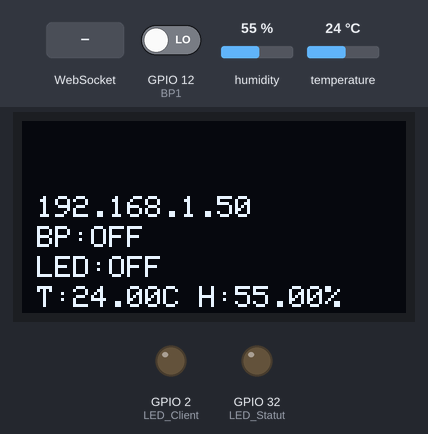
Simulated run of this program. Board: ESP32. Shown: 128×64 one-colour display, output pins drawn as LEDs (lit = HIGH). The test bench sets the inputs (shaded band); at power-on: GPIO 12 (BP1) LOW, humidity 55 %, temperature 24 °C. WiFi joins after 1.5 s; servers stay silent unless stated; storage starts empty; what the program prints to the serial monitor is not drawn.

Above: at 2.7 s.
2.8 s: GPIO 12 (BP1) driven HIGH
At 3.8 s:
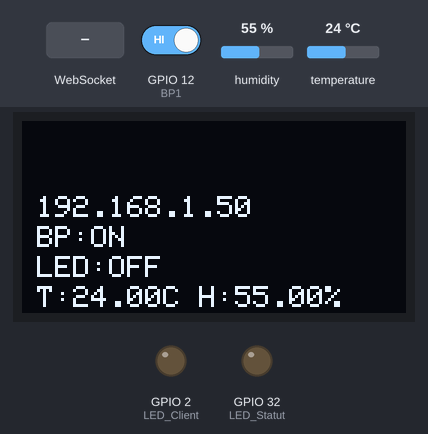
4.6 s: WebSocket text "LEDonoff" received
At 5.7 s:
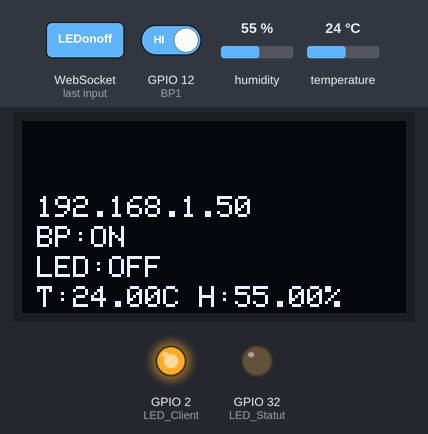
6.2 s: humidity set to 22 %
At 9.1 s:
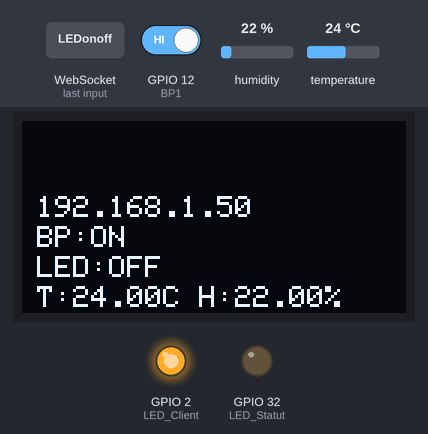
9.4 s: GPIO 12 (BP1) driven LOW
At 9.8 s:
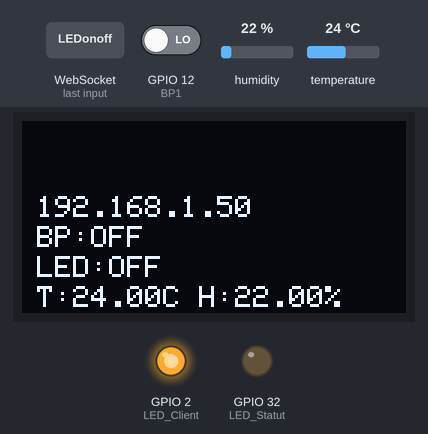
10.9 s: temperature set to 12 °C
At 13.2 s:
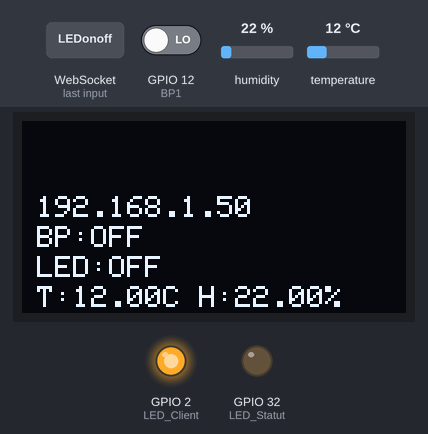
13.6 s: humidity set to 40 %
At 15.1 s:
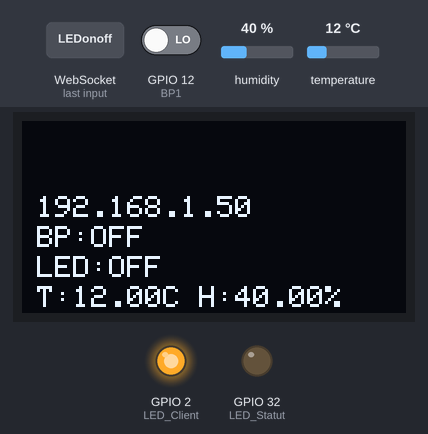
Timing chart, 0 to 16.6 s (numbered marks = the images above; inputs shaded):
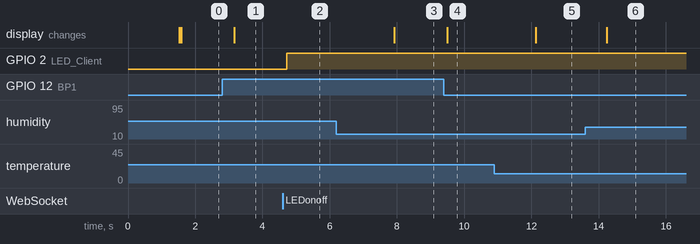

Measured:
- after the input at 2.8 s, the display: changes after 0.36 s (image 1)
- after the input at 4.6 s, GPIO 2 (LED_Client): LOW → HIGH after 0.12 s
- after the input at 6.2 s, the display: changes after 1.7 s (image 3)
- after the input at 9.4 s, the display: changes after 0.09 s (image 4)
- after the input at 10.9 s, the display: changes after 1.2 s (image 5)
- after the input at 13.6 s, the display: changes after 0.64 s (image 6)

The program:

main.cpp
```cpp
#include <Arduino.h>
#include <SPI.h>
#include <Wire.h>
#include "FS.h"
#include <LittleFS.h>
#include <Adafruit_Sensor.h>
#include <Adafruit_GFX.h>
#include <Adafruit_SSD1306.h>
#include <DHT.h>
#include <DHT_U.h>
#include <WiFi.h>
#include <AsyncTCP.h>
#include <ESPAsyncWebServer.h>
#include <WebSocketsServer.h>
#include <ArduinoJson.h>

// DHT
#define DHT22PIN 26
DHT dht(DHT22PIN, DHT22);

//Oled
#define SCREEN_WIDTH 128
#define SCREEN_HEIGHT 64
#define OLED_RESET     -1
Adafruit_SSD1306 display(SCREEN_WIDTH, SCREEN_HEIGHT, &Wire, OLED_RESET);

// Variables pour la connexion wifi
const char* ssid = "Wifi-Abosi";
const char* password = "Nwogburu234";
const char* PARAM_MESSAGE = "message";

// Variables Get
String inputMessage = "";
const char* PARAM_INPUT_1 = "temperature";
const char* PARAM_INPUT_2 = "humi";
const char* PARAM_INPUT_3 = "valeur_bp";

// Variables pour le client
#define BP1 12
#define LED_Statut 32
#define LED_Client 2
float humi;
float temperature;

String valeur_bp = "OFF";
String JSONtxt ="";
String valeur_LED_S ="OFF";

AsyncWebServer server(80);
WebSocketsServer webSocket = WebSocketsServer(81);

void affichage_oled(){
if (digitalRead(BP1) == 1)
    {
      valeur_bp = "ON";
    }
  else {
     valeur_bp ="OFF";
  }
display.clearDisplay();
display.setTextSize(1);
display.setTextColor(WHITE);
display.setCursor(5, 25);
display.println(WiFi.localIP());
display.setCursor(5,35);
display.println("BP:"+valeur_bp);
display.setCursor(5,45);
display.println("LED:"+valeur_LED_S);
display.setCursor(5,55);
display.println("T:"+String(temperature)+"C"+" H:"+String(humi)+"%");
display.display();
}

void notFound(AsyncWebServerRequest *request) {
    request->send(404, "text/plain", "Not found");
}

// Evenement du Websocket server
void webSocketEvent(uint8_t num, WStype_t type, uint8_t *payload, size_t welength)
{
  switch(type) {
        case WStype_DISCONNECTED:
            Serial.println("[WSc] Disconnected!\n");
            if (webSocket.connectedClients()==0)
              digitalWrite(LED_Client,LOW);
              Serial.print("pas de clients connectés");
            break;
        case WStype_CONNECTED:
            Serial.printf("[WSc] Connected to url: %s\n", payload);
            digitalWrite(LED_Client,HIGH);
            // send message to server when Connected
            webSocket.broadcastTXT("Connected");
            break;
  }
  String Donnees_recue = (const char *)payload;
  Serial.print("Données recue = ");
  Serial.println(Donnees_recue);

// Reception des données du client
  if(type == WStype_TEXT) {
    byte separator=Donnees_recue.indexOf('=');
    String var = Donnees_recue.substring(0,separator);
    Serial.print("var= ");
    Serial.println(var);
    String val = Donnees_recue.substring(separator+1);
    Serial.print("val= ");
    Serial.println(val);
    Serial.println(" ");

    if(var == "LEDonoff"){
      if(val == "ON"){
        digitalWrite(LED_Statut,HIGH);
         valeur_LED_S ="ON";}
      else{
          digitalWrite(LED_Statut,LOW);
          valeur_LED_S="OFF";}
    }
}
}

void setup() {
  Serial.begin(115200);

  pinMode(BP1, INPUT_PULLDOWN);
  pinMode(LED_Statut, OUTPUT);
  pinMode(LED_Client, OUTPUT);
  digitalWrite(LED_Statut, LOW);
  digitalWrite(LED_Client, LOW);

  // Connexion Wifi
  WiFi.mode(WIFI_STA);
  WiFi.begin(ssid, password);
  if (WiFi.waitForConnectResult() != WL_CONNECTED) {
    Serial.printf("WiFi Failed!\n");
    return;
  }

  Serial.print("IP Address: ");
  Serial.println(WiFi.localIP());
  dht.begin();

  // Implémentation de litlle FS
  if(!LITTLEFS.begin(true)){
  Serial.println("An Error has occurred while mounting LITTLEFS");
  }
  server.on("/", HTTP_GET, [](AsyncWebServerRequest *request){
  request->send(LITTLEFS, "/index.html","text/html",false);
  });

  server.on("/index.css", HTTP_GET, [](AsyncWebServerRequest *request){
  request->send(LITTLEFS,"/index.css","text/css",false);
  });

  server.on("/index.js", HTTP_GET, [](AsyncWebServerRequest *request){
  request->send(LITTLEFS,"/index.js","text/js",false);
  });

  // Get request
  server.on("/get", HTTP_GET, [] (AsyncWebServerRequest *request) {
    if (request->hasParam(PARAM_INPUT_1)) {
      inputMessage = request->getParam(PARAM_INPUT_1)->value();
      Serial.println("Get request:"+inputMessage);
      request->send(200, "text/html", String(temperature));
    }
    if (request->hasParam(PARAM_INPUT_2)) {
      inputMessage = request->getParam(PARAM_INPUT_2)->value();
      Serial.println("Get request:"+inputMessage);
      request->send(200, "text/html", String(humi));
    }
    if (request->hasParam(PARAM_INPUT_3)) {
      inputMessage = request->getParam(PARAM_INPUT_3)->value();
      Serial.println("Get request:"+inputMessage);
      request->send(200, "text/html", String(valeur_bp));
    }
  });

 // Post request
  server.on("/post", HTTP_POST, [](AsyncWebServerRequest *request){
    String message;
    if (request->hasParam(PARAM_MESSAGE)) {
       message = request->getParam(PARAM_MESSAGE)->value();
      }
    else {message = "No message sent";}
    request->send(200, "text/plain", "Hello, POST: " + message);
    });

    server.onNotFound(notFound);
    server.begin();
    webSocket.begin();
    webSocket.onEvent(webSocketEvent);
    if(!display.begin(SSD1306_SWITCHCAPVCC, 0x3C)) { // Address 0x3D Pour 128x64
      Serial.println(F("SSD1306 allocation failed"));
    }

}

void loop() {
   webSocket.loop();
   humi = dht.readHumidity();
   temperature = dht.readTemperature();
   affichage_oled();
   JSONtxt = "{\"humi\":\""+String(humi)+"\",\"temperature\":\""+String(temperature)+"\",\"valeur_bp\":\""+valeur_bp+"\"}";
   webSocket.broadcastTXT(JSONtxt);
   delay(500);
}
```
